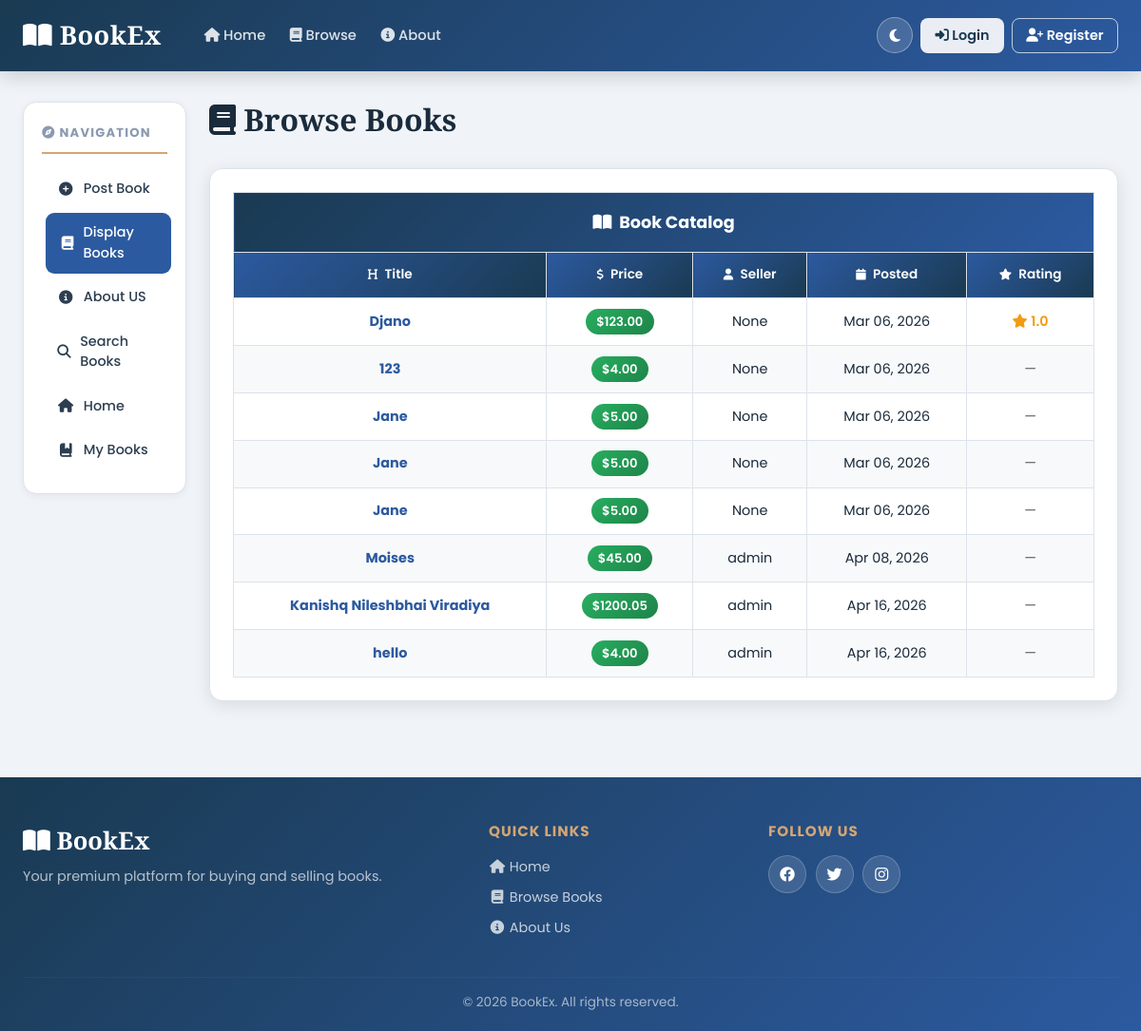
The page /displaybooks on the database as committed earlier.
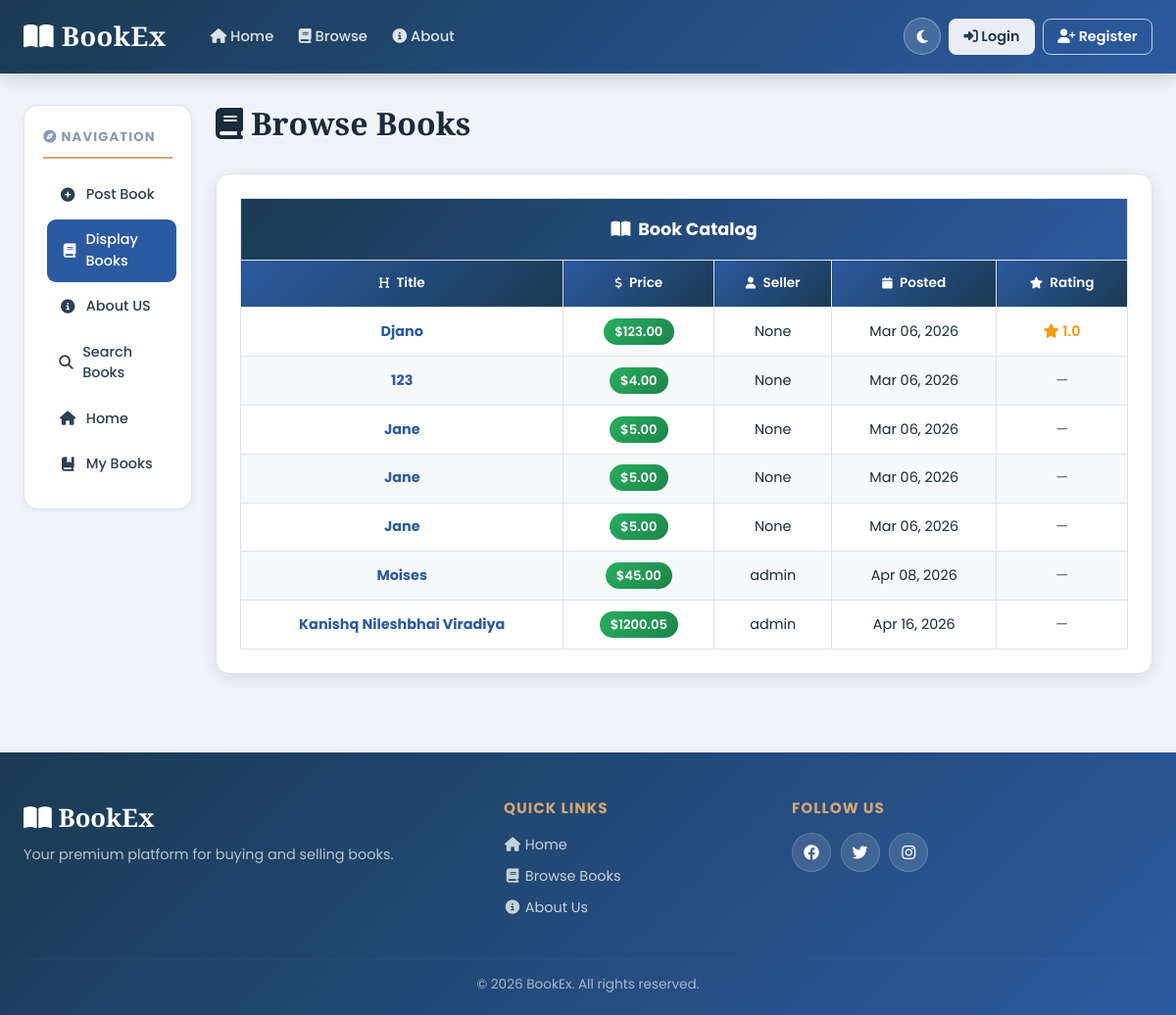
The same page on the database as committed later.
### bookMng/models.py (models this page shows, shortened)
class MainMenu(models.Model):
    item = models.CharField(max_length=300, unique=True)
    link = models.CharField(max_length=300, unique=True)

class Book(models.Model):
    name = models.CharField(max_length=200)
    web = models.URLField(max_length=300)
    price = models.DecimalField(decimal_places=2, max_digits=8)
    publishdate = models.DateField(auto_now=True)
    picture = models.FileField(upload_to='bookEx/static/uploads')
    pic_path = models.CharField(max_length=300, editable=False, blank=True)
    username = models.ForeignKey(User, blank=True, null=True, on_delete=models.CASCADE)

### bookMng/views.py (the view)
# urls.py: path('displaybooks', views.displaybooks, name='displaybooks'),
def displaybooks(request):
    books = Book.objects.annotate(avg_rating=Avg("reviews__rating"))
    for b in books:
        b.pic_path = b.picture.url[14:]
    return render(request,
                  'bookMng/displaybooks.html',
                  {
                      'item_list': MainMenu.objects.all(),
                      'books': books
                  })

### bookEx/templates/bookMng/displaybooks.html (shortened to what this page needs)
{% extends "base.html" %}
{% load static %}
{% block sidenav %}{% include "bookMng/_sidenav.html" %}{% endblock sidenav %}
{% block content %}
<h1><i class="fas fa-book"></i> Browse Books</h1>
{% if books %}
<div class="table-container">
  <table class="professional-table">
    <thead>
      <tr class="table-title-row">
        <th colspan="{% if user.is_authenticated %}6{% else %}5{% endif %}">
          <i class="fas fa-book-open me-2"></i>Book Catalog
        </th>
      </tr>
      <tr>
        <th> Title</th>
        <th> Price</th>
        <th> Seller</th>
        <th> Posted</th>
        <th> Rating</th>
      </tr>
    </thead>
    <tbody>
      {% for book in books %}
      <tr>
        <td><a href="book_detail/{{ book.id }}"><strong>{{ book.name }}</strong></a></td>
        <td><span class="price-badge">${{ book.price }}</span></td>
        <td>{{ book.username }}</td>
        <td>{{ book.publishdate|date:"M d, Y" }}</td>
        <td>
          {% if book.avg_rating %}
          <span class="rating-stars">
            <i class="fas fa-star"></i> {{ book.avg_rating|floatformat:1 }}
          </span>
          {% else %}
          <span class="text-muted">—</span>
          {% endif %}
        </td>
      </tr>
      {% endfor %}
    </tbody>
  </table>
</div>
{% endif %}
{% endblock content %}

### bookEx/templates/base.html (shortened to what this page needs)
{% load static %}
<!DOCTYPE html>
<html lang="en" data-theme="light">
<head>
    <link href="https://cdn.jsdelivr.net/npm/bootstrap@5.3.0/dist/css/bootstrap.min.css" rel="stylesheet">
    <link rel="stylesheet" href="https://cdnjs.cloudflare.com/ajax/libs/font-awesome/6.4.0/css/all.min.css">
    <link href="{% static 'main.css' %}" rel="stylesheet" type="text/css">
    <link rel="stylesheet" href="{% static 'table_format.css' %}" type="text/css" />
    <link rel="stylesheet" href="{% static 'message_box.css' %}" />
</head>
<body>
    <div id="toast-container" class="toast-container position-fixed top-0 end-0 p-3" style="z-index:9999"></div>
    <nav class="navbar navbar-expand-lg premium-navbar">
        <div class="container-fluid px-4">
            <a class="navbar-brand fw-bold" href="/">
                <i class="fas fa-book-open"></i> BookEx
            </a>
            <div class="collapse navbar-collapse" id="navbarNav">
                <ul class="navbar-nav me-auto ms-3">
                    <li class="nav-item">
                        <a class="nav-link navtop-link" href="/"><i class="fas fa-home"></i> Home</a>
                    </li>
                    <li class="nav-item">
                        <a class="nav-link navtop-link" href="/displaybooks"><i class="fas fa-book"></i> Browse</a>
                    </li>
                    <li class="nav-item">
                        <a class="nav-link navtop-link" href="/aboutus/"><i class="fas fa-info-circle"></i> About</a>
                    </li>
                </ul>
                <div class="d-flex align-items-center gap-2">
                    <button class="theme-toggle-btn" id="themeToggle" title="Toggle theme"
                        aria-label="Toggle dark/light mode">
                        <i class="fas fa-moon" id="themeIcon"></i>
                    </button>
                    {% if user.is_authenticated %}
                    <div class="dropdown">
                        <button class="btn nav-user-btn dropdown-toggle" type="button" data-bs-toggle="dropdown">
                            <i class="fas fa-user-circle"></i> {{ user.username }}
                        </button>
                        <ul class="dropdown-menu dropdown-menu-end nav-dropdown">
                            <li><a class="dropdown-item" href="/mybooks"><i class="fas fa-book-bookmark me-2"></i>My
                                    Books</a></li>
                            <li><a class="dropdown-item" href="/inbox/"><i class="fas fa-envelope me-2"></i>Messages</a>
                            </li>
                            <li><a class="dropdown-item" href="/postbook"><i class="fas fa-plus-circle me-2"></i>Post a
                                    Book</a></li>
                            <li>
                                <hr class="dropdown-divider">
                            </li>
                            <li>
                                <form action="{% url 'logout' %}?next=/" method="post">
                                    {% csrf_token %}
                                    <button type="submit" class="dropdown-item text-danger">
                                        <i class="fas fa-sign-out-alt me-2"></i>Logout
                                    </button>
                                </form>
                            </li>
                        </ul>
                    </div>
                    {% else %}
                    <a href="{% url 'login' %}?next=/" class="btn btn-nav-login">
                        <i class="fas fa-sign-in-alt"></i> Login
                    </a>
                    <a href="/register" class="btn btn-nav-register">
                        <i class="fas fa-user-plus"></i> Register
                    </a>
                    {% endif %}
                </div>
            </div>
        </div>
    </nav>
    <div class="main-wrapper">
        <div class="container-fluid px-4">
            <div class="row g-4">
                <nav class="col-xl-2 col-lg-3 col-md-4 d-none d-md-block">
                    <div class="sidebar-content">
                        <h6 class="sidebar-title">
                            <i class="fas fa-compass"></i> Navigation
                        </h6>
                        <ul class="nav flex-column sidebar-nav">
                            {% block sidenav %}{% endblock sidenav %}
                        </ul>
                    </div>
                </nav>
                <main class="col-xl-10 col-lg-9 col-md-8 premium-content page-fade-in">
                    {% block content %}
                    {% endblock content %}
                </main>
            </div>
        </div>
    </div>
    <footer class="premium-footer">
        <div class="container-fluid px-4">
            <div class="row gy-4">
                <div class="col-md-5">
                    <div class="footer-brand">
                        <i class="fas fa-book-open"></i> BookEx
                    </div>
                    <p class="mt-2 footer-tagline">Your premium platform for buying and selling books.</p>
                </div>
                <div class="col-md-3">
                    <h6 class="footer-heading">Quick Links</h6>
                    <ul class="list-unstyled footer-links">
                        <li><a href="/"><i class="fas fa-home fa-fw"></i> Home</a></li>
                        <li><a href="/displaybooks"><i class="fas fa-book fa-fw"></i> Browse Books</a></li>
                        <li><a href="/aboutus/"><i class="fas fa-info-circle fa-fw"></i> About Us</a></li>
                    </ul>
                </div>
                <div class="col-md-4">
                    <h6 class="footer-heading">Follow Us</h6>
                    <div class="social-links">
                        <a href="#" aria-label="Facebook"><i class="fab fa-facebook"></i></a>
                        <a href="#" aria-label="Twitter"><i class="fab fa-twitter"></i></a>
                        <a href="#" aria-label="Instagram"><i class="fab fa-instagram"></i></a>
                    </div>
                </div>
            </div>
            <hr class="footer-divider">
            <p class="text-center footer-copy mb-0">&copy; 2026 BookEx. All rights reserved.</p>
        </div>
    </footer>
</body>
</html>

### bookEx/templates/bookMng/_sidenav.html
{% for item in item_list %}
<li class="nav-item">
    <a class="nav-link sidebar-link" href="{{ item.link }}">
        {% if item.link == "/" %}
        <i class="fas fa-home"></i>
        {% elif item.link == "/postbook" %}
        <i class="fas fa-plus-circle"></i>
        {% elif item.link == "/displaybooks" %}
        <i class="fas fa-book"></i>
        {% elif "aboutus" in item.link %}
        <i class="fas fa-info-circle"></i>
        {% elif "searchbooks" in item.link %}
        <i class="fas fa-search"></i>
        {% elif item.link == "/mybooks" %}
        <i class="fas fa-book-bookmark"></i>
        {% elif "inbox" in item.link %}
        <i class="fas fa-envelope"></i>
        {% else %}
        <i class="fas fa-link"></i>
        {% endif %}
        {{ item.item }}
    </a>
</li>
{% endfor %}

### bookEx/static/table_format.css (style rules this page uses)
.table-container { max-width: 100%; margin: 2rem 0; background: var(--bg-surface); padding: 1.5rem; border-radius: 14px; box-shadow: var(--shadow-md); overflow-x: auto; border: 1px solid var(--border-color); }
.professional-table { width: 100%; border-collapse: collapse; font-family: 'Poppins', sans-serif; min-width: 560px; }
.professional-table th, .professional-table td { border: 1px solid var(--border-color); padding: .85rem 1rem; text-align: center; vertical-align: middle; transition: all .2s ease; }
.professional-table th { font-weight: 600; color: #fff; }
.professional-table .table-title-row th { background: linear-gradient(135deg, #1a3a52 0%, #2c5aa0 100%); color: #fff; font-size: 1.1rem; font-weight: 700; padding: 1.1rem; }
.professional-table thead tr:nth-child(2) th { background: linear-gradient(135deg, #2c5aa0 0%, #1a3a52 100%); color: #fff; font-size: .85rem; }
.professional-table tbody tr { transition: all .25s ease; }
.professional-table tbody tr:nth-child(odd) { background: var(--bg-surface); }
.professional-table tbody tr:nth-child(even) { background: var(--bg-surface-2); }
.professional-table tbody td { color: var(--text-primary); font-size: .9rem; }
.professional-table tbody td a { color: var(--brand-mid); text-decoration: none; font-weight: 500; transition: color .2s; }

### bookEx/templates/bookMng/displaybooks.html (style rules this page uses)
.price-badge { background: linear-gradient(135deg, #27ae60, #1e8449); color: #fff; padding: .25rem .7rem; border-radius: 20px; font-size: .82rem; font-weight: 600; }
.rating-stars { color: #f39c12; font-weight: 600; font-size: .9rem; }

Rows that differ between the two databases and show on the page:
removed Book: name "hello", price "4.00", username "admin", publishdate "Apr 16, 2026"
